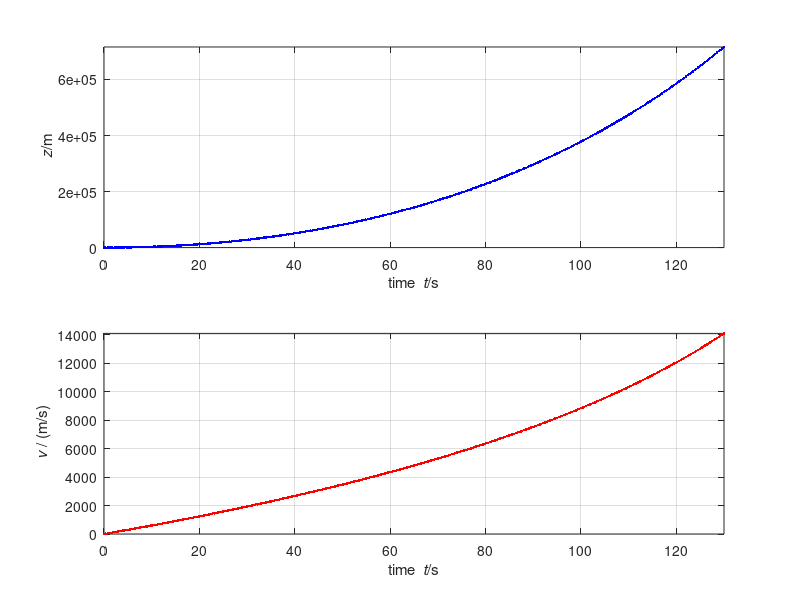

Source code (MATLAB):
%%% Numerical simulation of rocket propulsion
%% Coordinates (t, z)

%% Constants
%2900000 kg total
%2145798 kg fuel stage I
%1499479 kg LOX
%646318 kg RP-1
%792516 kg total without fuel I
%0.19822 g/molRP-1 molar mass
%0.219 kg/mol LOX/RP-1
%2.6e3 kg/s mass flow * 5 -> 1.1e4 mol/s * 5 = 6e5 mol/s
%9753627 mol fuel
%6.8e6 N * 5 thrust sea level
%34e6 N (orloff)
%4000000 N/m^2 pressure
% 3200 or 1600 K temp ->
% 150 or 300 mol/m^3
m = 7.9e5;         % kg: rocket mass without fuel
rho = 0.22;        % kg/mol: fuel molar mass
delta = 1.5e2;            % mol/m^3: fuel molar density
A = 50;           % m^2: nozzle area
g = 9.8;      % kg: free-fall acceleration

%% Initial conditions
t = 0;       % s: initial time
N = 9.8e6;  % mol: amount of fuel
z = 0;       % m: altitude of control volume
v = 0;       % m/s: velocity of control volume

%% Boundary conditions
J = -7.3e4;  % mol/s: matter influx at nozzle
p = 4e6;  % N/m^2: pressure at nozzle
Sigma = A * p;

%% Time-iteration parameters
t1 = 130;    % s: final time
dt = 0.0001;  % s: time step

%% Plotting
dtplot = t1/360; % time interval between plots
tplot = dtplot; % time for next plot
figure
subplot(2, 1, 1); plot(t, z, '.b')
xlim([0, t1])
xlabel('time {\it t}/s'); ylabel('{\it z}/m')
axis('tight'); grid on; hold on
subplot(2, 1, 2); plot(t, v, '.r')
xlim([0, t1])
xlabel('time {\it t}/s'); ylabel('{\it v} / (m/s)')
axis('tight'); grid on; hold on %@

%% Numerical time integration
while t < t1 && N > 0 % '&&' means 'and'

  P = (m + rho * N) * v;
  vb = J / (A * delta) + v;
  F = Sigma + J * rho * vb;
  G = -(m + rho * N) * g;

  t = t + dt;
  N = N + J * dt;
  P = P + (F + G) * dt;
  z = z + v * dt;

  v = P / (m + rho * N);

  %% plot
  if t > tplot
    subplot(2, 1, 1); plot(t, z, '.b')
    subplot(2, 1, 2); plot(t, v, '.r')
    pause(0)
    tplot = tplot + dtplot;
  end %@

end
